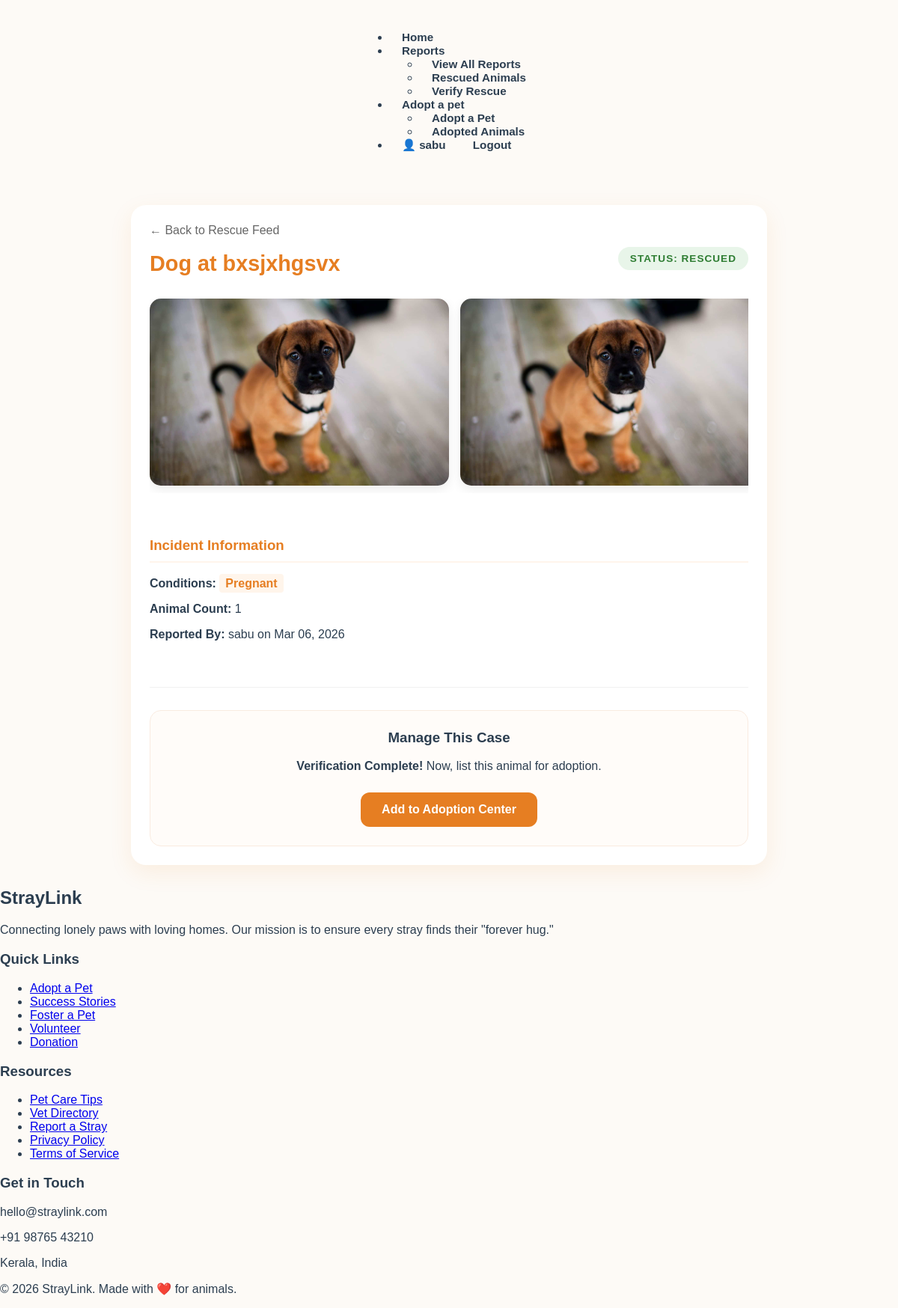
The app's page /report/detail/25/ (signed in) with its own data.
### App/models.py (models this page shows, shortened)
class ReportSubmit(models.Model):
    ANIMAL_TYPE_CHOICES = [
        ('dog', 'Dog'),
        ('cat', 'Cat'),
        ('other', 'Other'),
    ]
    LOCATION_SOURCE_CHOICES = [
        ('manual', 'Manual'),
        ('gps', 'GPS'),
    ]
    STATUS_CHOICES = [
        ('pending', 'Pending'),
        ('in_progress', 'In Progress'),
        ('awaiting_verification', 'Awaiting Verification'),
        ('rescued', 'Rescued'),
    ]
    animal_type = models.CharField(max_length=10, choices=ANIMAL_TYPE_CHOICES)
    conditions = models.ManyToManyField(Condition, blank=True)
    animal_count = models.PositiveIntegerField(default=1)
    manual_location = models.CharField(
        max_length=255,
        help_text="Road name and nearby landmark"
    )
    auto_latitude = models.DecimalField(
        max_digits=9,
        decimal_places=6,
        blank=True,
        null=True
    )
    auto_longitude = models.DecimalField(
        max_digits=9,
        decimal_places=6,
        blank=True,
        null=True
    )
    location_source = models.CharField(
        max_length=10,
        choices=LOCATION_SOURCE_CHOICES,
        default='manual'
    )
    status = models.CharField(
        max_length=30,
        choices=STATUS_CHOICES,
        default='pending'
    )
    claimed_by = models.ForeignKey(
    User,
    on_delete=models.SET_NULL,
    null=True,
    blank=True,
    related_name='claimed_reports'
)
    claimed_at = models.DateTimeField(
        null=True,
        blank=True
)
    reporter = models.ForeignKey(
        User,
        on_delete=models.SET_NULL,
        null=True,
        blank=True
)
    user = models.ForeignKey(
        User,
        null=True,
        on_delete=models.CASCADE,
        related_name="reports"
)
    rescue_image = models.ImageField(
        upload_to="rescue_proof/",
        null=True,
        blank=True,
        help_text="Live photo of the animal at the center or safe-zone"
    )
    rescue_notes = models.TextField(blank=True, null=True, help_text="How was the rescue? Any immediate medical needs?")
    rescue_image = models.ImageField(upload_to="rescue_proof/", blank=True, null=True)
    is_verified_rescue = models.BooleanField(default=False)
    rescue_notes = models.TextField(
        null=True,
        blank=True,
        help_text="Details about the animal's current location and condition"
    )
    is_verified_rescue = models.BooleanField(default=False)
    verified_at = models.DateTimeField(null=True, blank=True)
    created_at = models.DateTimeField(default=timezone.now)

class ReportImage(models.Model):
    report = models.ForeignKey(
        ReportSubmit,
        on_delete=models.CASCADE,
        related_name="images"
    )
    image = models.ImageField(upload_to="stray_photos/")
    uploaded_at = models.DateTimeField(auto_now_add=True)

class Condition(models.Model):
    name = models.CharField(max_length=50, unique=True)

### App/views.py (the view)
# urls.py: path('report/detail/<int:report_id>/', views.ReportDetail, name='ReportDetail'),
@login_required
def ReportDetail(request, report_id):
    report = get_object_or_404(ReportSubmit, id=report_id)
    images = report.images.all()
    is_in_adoption = False
    animal_obj = None
    try:
        from .models import Animal
        animal_obj = Animal.objects.get(report=report)
        is_in_adoption = animal_obj.in_adoption
    except:
        pass
    return render(request, 'ReportDetail.html', {
        'report': report,
        'images': images,
        'is_in_adoption': is_in_adoption,
        'animal_obj': animal_obj
    })

### App/templates/ReportDetail.html (shortened to what this page needs)
{% load static %}
<!DOCTYPE html>
<html lang="en">
<head>
    <link rel="stylesheet" href="{% static 'css/reportdetail.css' %}">
</head>
<body>
<nav class="navbar">
    <div class="nav-container">
        <ul class="nav-menu">
            <li><a href="{% url 'Home' %}" class="active">Home</a></li>
            <li class="has-dropdown">
                <a href="#">Reports </a>
                <ul class="dropdown">
                    <li><a href="{% url 'ReportList' %}">View All Reports</a></li>
                    <li><a href="{% url 'RescuedList' %}">Rescued Animals</a></li>
                    <li><a href="{% url 'VerifyRescue' %}">Verify Rescue</a></li>
                </ul>
            </li>
            <li class="has-dropdown">
                <a href="#">Adopt a pet</a>
                <ul class="dropdown">
                    <li><a href="{% url 'AnimalAdoptList' %}">Adopt a Pet</a></li>
                    <li><a href="{% url 'AdoptedList' %}">Adopted Animals</a></li>
                </ul>
            </li>
            <li class="user-auth-section">
                {% if user.is_authenticated %}
                    <div class="user-dropdown">
                        <a href="{% url 'UserProfile' %}" class="profile-link">
                            <span class="icon">👤</span> {{ user.username }}
                        </a>
                        <a href="{% url 'UserLogout' %}" class="logout-btn">Logout</a>
                    </div>
                {% else %}
                    <a href="{% url 'UserLogin' %}">Login</a>
                    <a href="{% url 'UserRegister' %}" class="register-btn">Register</a>
                {% endif %}
            </li>
        </ul>
    </div>
</nav>
<div class="container">
    <a href="{% url 'ReportList' %}" style="text-decoration: none; color: #666;">← Back to Rescue Feed</a>
    <div class="header" style="display: flex; justify-content: space-between; align-items: center;">
        <h1>{{ report.get_animal_type_display|title }} at {{ report.manual_location }}</h1>
        <div class="status-banner {{ report.status|lower }}">
            STATUS: {{ report.get_status_display|upper }}
        </div>
    </div>
    <div class="gallery">
        {% for img in images %}
            <img src="{{ img.image.url }}" alt="Animal Proof">
        {% empty %}
            <p>No photos available for this report.</p>
        {% endfor %}
    </div>
    <div class="details-section">
        <h3>Incident Information</h3>
        <p><strong>Conditions:</strong>
            {% for c in report.conditions.all %}
                <span class="tag" style="background: #eee; padding: 4px 8px; border-radius: 4px;">{{ c.name }}</span>
            {% empty %} None specified {% endfor %}
        </p>
        <p><strong>Animal Count:</strong> {{ report.animal_count }}</p>
        <p><strong>Reported By:</strong> {{ report.user.username }} on {{ report.created_at|date:"M d, Y" }}</p>
    </div>
    <hr>
    <div class="action-card">
        <h3>Manage This Case</h3>
        {% if report.status == 'pending' %}
            <p>This case is currently open. Are you able to help this animal?</p>
            <form action="{% url 'ClaimCase' report.id %}" method="POST">
                {% csrf_token %}
                <button type="submit" class="btn btn-primary">I Will Claim This Case</button>
            </form>
            <!-- <small style="color: #999; display: block; margin-top: 10px;">Notice:Dear fellow user/volunteer if you claimed this case then you are in a
                very responsible position and need to resue /or lead the full rescue process.If you realized you can't then without wasting your time you have
                to unclaim the case or else the other users/volunteers will be unaware of this and they can't claim the case anymore,
                so you have to understand your own responsibility that the life of that animal is in your hands
            </small> -->
    <a href="{% url 'RescueExp' report.id %}">How the rescue works</a>
            <small style="color: #666; display: block; margin-top: 10px; padding: 10px; border-left: 3px solid #f39c12; background: #fffaf5;">
    <strong>Volunteer Notice:</strong> By claiming this case,
    you have taken on a significant responsibility for this animal's rescue.
    If you realize you are unable to proceed, please <strong>unclaim the case immediately</strong>.
    This ensures another volunteer can step in to help without delay.
     Please remember: the animal's safety relies on timely action.
    </small>
        {% elif report.status == 'rescued' %}
            {% if is_in_adoption %}
                <p>This animal is safe and listed in the adoption center!</p>
                <a href="{% url 'AnimalAdoptDetail' animal_obj.id %}" class="btn btn-primary">View Adoption Profile & Apply</a>
            {% elif report.claimed_by == request.user %}
                <p><strong>Verification Complete!</strong> Now, list this animal for adoption.</p>
                <a href="{% url 'AddToAdoption' report.id %}" class="btn btn-orange">Add to Adoption Center</a>
            {% else %}
                <p>Rescued by <strong>{{ report.claimed_by.username }}</strong>. Waiting for adoption listing.</p>
            {% endif %}
        {% endif %}
    </div>
</div>
<footer class="main-footer">
    <div class="footer-container">
        <div class="footer-section about">
            <h2 class="footer-logo">Stray<span>Link</span></h2>
            <p>Connecting lonely paws with loving homes. Our mission is to ensure every stray finds their "forever hug."</p>
        </div>
        <div class="footer-section links">
            <h3>Quick Links</h3>
            <ul>
                <li><a href="#">Adopt a Pet</a></li>
                <li><a href="#">Success Stories</a></li>
                <li><a href="#">Foster a Pet</a></li>
                <li><a href="#">Volunteer</a></li>
                <li><a href="#">Donation</a></li>
            </ul>
        </div>
        <div class="footer-section links">
            <h3>Resources</h3>
            <ul>
                <li><a href="#">Pet Care Tips</a></li>
                <li><a href="#">Vet Directory</a></li>
                <li><a href="#">Report a Stray</a></li>
                <li><a href="#">Privacy Policy</a></li>
                <li><a href="#">Terms of Service</a></li>
            </ul>
        </div>
        <div class="footer-section contact">
            <h3>Get in Touch</h3>
            <p> hello@straylink.com</p>
            <p> +91 98765 43210</p>
            <p> Kerala, India</p>
        </div>
    </div>
    <div class="footer-bottom">
        <p>&copy; 2026 StrayLink. Made with ❤️ for animals.</p>
    </div>
</footer>
</body>
</html>

### App/static/css/reportdetail.css (style rules this page uses)
:root { --primary-warm: #f39c12; --secondary-warm: #e67e22; --bg-soft: #fdfaf6; --text-dark: #2c3e50; --white: #ffffff; --shadow: rgba(230, 126, 34, 0.1); }
body { font-family: 'Poppins', sans-serif; background-color: var(--bg-soft); color: var(--text-dark); margin: 0; padding: 0; }
.container { max-width: 800px; margin: 30px auto; padding: 25px; background: var(--white); border-radius: 20px; box-shadow: 0 10px 30px var(--shadow); animation: fadeInUp 0.7s ease-out; }
.header h1 { color: var(--secondary-warm); font-size: 1.8rem; margin-bottom: 5px; }
.status-banner { padding: 8px 16px; border-radius: 30px; font-size: 0.85rem; font-weight: 700; letter-spacing: 1px; }
.status-banner.rescued { background: #e8f5e9; color: #2e7d32; }
.gallery { display: flex; gap: 15px; margin: 25px 0; overflow-x: auto; padding-bottom: 10px; -ms-overflow-style: none; scrollbar-width: none; }
.gallery img { height: 250px; border-radius: 15px; object-fit: cover; box-shadow: 0 5px 15px rgba(0,0,0,0.08); transition: transform 0.3s ease; }
.details-section { padding: 15px 0; }
.details-section h3 { color: var(--secondary-warm); border-bottom: 2px solid #fff5eb; padding-bottom: 10px; }
.tag { background: #fff5eb !important; color: var(--secondary-warm); font-weight: 600; }
.action-card { background: #fffcf9; padding: 25px; border-radius: 15px; border: 1px solid #f9ebe0; margin-top: 20px; text-align: center; }
.action-card h3 { margin-top: 0; color: var(--text-dark); }
.btn { padding: 14px 28px; border-radius: 12px; font-weight: 600; text-decoration: none; display: inline-block; border: none; cursor: pointer; transition: all 0.3s ease; font-family: inherit; margin-top: 10px; }
.btn-orange { background: #e67e22; color: white; }
hr { border: none; height: 1px; background: #f1f1f1; margin: 30px 0; }
nav { display: flex; justify-content: center; gap: 20px; padding: 25px; background: transparent; flex-wrap: wrap; }
nav a { text-decoration: none; color: var(--soft-text); font-weight: 600; font-size: 0.95rem; transition: all 0.3s ease; padding: 8px 16px; border-radius: 50px; }

### records on screen
ReportSubmit: animal_type "Dog", manual_location "bxsjxhgsvx", status "RESCUED", animal_count "1", user.username "sabu", created_at "Mar 06, 2026"
ReportImage: image (picture)
ReportImage: image (picture)
Condition: name "Pregnant"

### other values on screen
{{ user.username }} "sabu"
